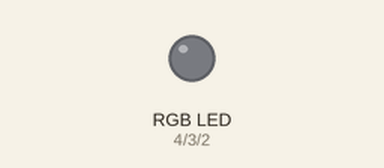
The sketch below on a simulated Arduino Uno, built with avr-gcc and run on an emulated ATmega328P. Shown: an RGB LED mixed from three pins (HIGH = lit). Dim RGB values are drawn brighter than linear.

Above: at 0.05 s.
At 3.45 s:
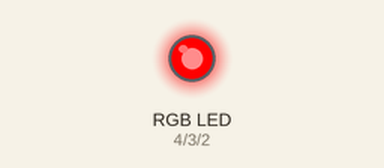
At 6.15 s:
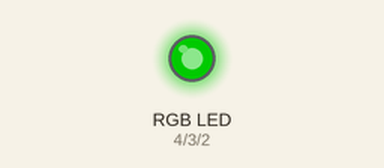
At 6.95 s:
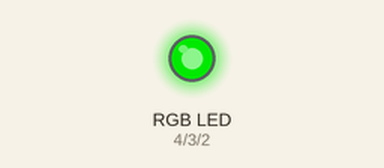
At 9.65 s:
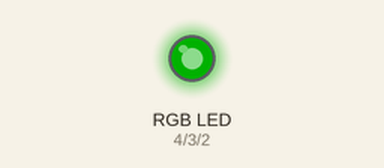
At 13.95 s:
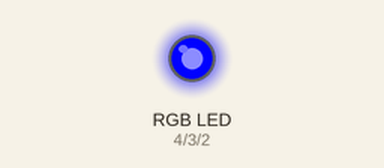
Timing chart, 0 to 19.9 s (numbered marks = the images above):
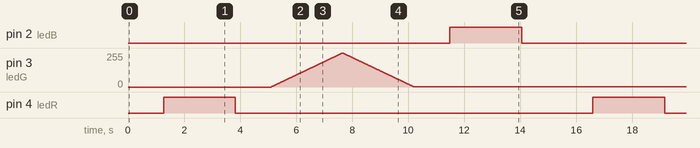

The sketch:

RGBSinPulsador.ino
```cpp
int ledR=4;
int ledG=3;
int ledB=2;


void setup() {
  pinMode(ledR,OUTPUT);
  pinMode(ledR,OUTPUT);
  pinMode(ledR,OUTPUT);

}

void loop() {
  int i;
  for(i=1;i<256;i++){
     analogWrite(ledR, i);
     delay(10);
  }

  for(i=255;i>0;i--){
     analogWrite(ledR, i);
     delay(10);
  }

  for(i=1;i<256;i++){
     analogWrite(ledG, i);
     delay(10);
  }

  for(i=255;i>0;i--){
     analogWrite(ledG, i);
     delay(10);
  }

  for(i=1;i<256;i++){
     analogWrite(ledB, i);
     delay(10);
  }

  for(i=255;i>0;i--){
     analogWrite(ledB, i);
     delay(10);
  }
}
```

Measured:
- by itself, pin 2 (ledB), pin 4 (ledR): alternates HIGH for 2.6 s and LOW for 12.8 s
